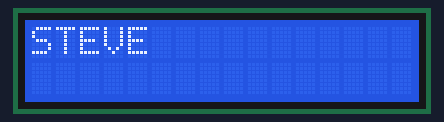
Recording of a sketch running on a simulated Arduino Uno, built with avr-gcc and run on an emulated ATmega328P. Shown: 16×2 character LCD.

Above: at 0.16 s.
At 1.77 s:
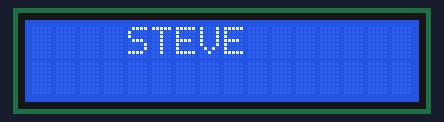
At 3.38 s:
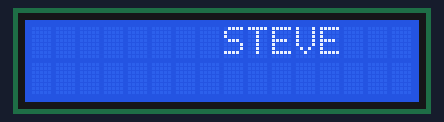
At 7.01 s:
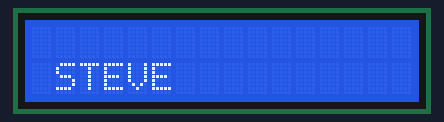
At 10.23 s:
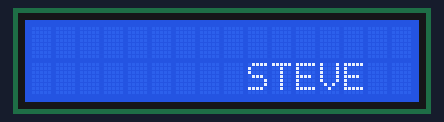
At 13.86 s:
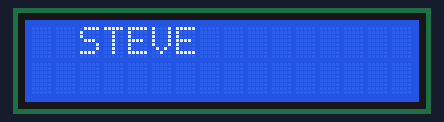

The sketch:

LCD_Screen.ino
```cpp
#include <LiquidCrystal.h>
LiquidCrystal lcd(12, 11, 5, 4, 3, 2);

int a;
int j;

void setup() {
  lcd.begin(16, 2);  // 16 columns and 2 rows
  // lcd.print(79, HEX); // convert into hex or binary

}

void loop() {
  //lcd.setCursor(5,2); // 5th column and 2nd row
  lcd.setCursor(a, 0);

  for (int j = 0; j < 2; j++) {
    for (int a = 0; a < 16; a++) {
      lcd.setCursor(a, j);
      lcd.print("STEVE");
      delay(200);
      lcd.clear();
      delay(200);
    }
  }
}
```

Measured:
- by itself, everything shown: repeats every 12.9 s, in 64 steps
